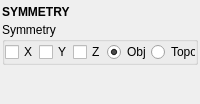
<?xml version="1.0" encoding="UTF-8"?>
<ui version="4.0">
 <class>QtUi</class>
 <widget class="QMainWindow" name="QtUi">
  <property name="enabled">
   <bool>true</bool>
  </property>
  <property name="geometry">
   <rect>
    <x>0</x>
    <y>0</y>
    <width>200</width>
    <height>104</height>
   </rect>
  </property>
  <property name="tabShape">
   <enum>QTabWidget::Triangular</enum>
  </property>
  <property name="dockNestingEnabled">
   <bool>true</bool>
  </property>
  <property name="dockOptions">
   <set>QMainWindow::AllowNestedDocks|QMainWindow::AllowTabbedDocks|QMainWindow::AnimatedDocks|QMainWindow::ForceTabbedDocks</set>
  </property>
  <widget class="QWidget" name="central_widget">
   <property name="minimumSize">
    <size>
     <width>200</width>
     <height>0</height>
    </size>
   </property>
   <layout class="QVBoxLayout" name="verticalLayout_2">
    <property name="leftMargin">
     <number>2</number>
    </property>
    <property name="topMargin">
     <number>2</number>
    </property>
    <property name="rightMargin">
     <number>2</number>
    </property>
    <property name="bottomMargin">
     <number>2</number>
    </property>
    <property name="spacing">
     <number>2</number>
    </property>
    <item>
     <layout class="QVBoxLayout" name="verticalLayout">
      <property name="spacing">
       <number>0</number>
      </property>
      <item>
       <widget class="Header" name="header">
        <property name="minimumSize">
         <size>
          <width>0</width>
          <height>20</height>
         </size>
        </property>
        <property name="font">
         <font>
          <weight>75</weight>
          <bold>true</bold>
         </font>
        </property>
        <property name="text">
         <string>SYMMETRY</string>
        </property>
       </widget>
      </item>
      <item>
       <widget class="QGroupBox" name="groupBox_2">
        <property name="title">
         <string>Symmetry</string>
        </property>
        <layout class="QGridLayout" name="gridLayout">
         <property name="leftMargin">
          <number>0</number>
         </property>
         <property name="topMargin">
          <number>0</number>
         </property>
         <property name="rightMargin">
          <number>0</number>
         </property>
         <property name="bottomMargin">
          <number>0</number>
         </property>
         <property name="spacing">
          <number>1</number>
         </property>
         <item row="0" column="3">
          <widget class="QRadioButton" name="chk004">
           <property name="enabled">
            <bool>true</bool>
           </property>
           <property name="minimumSize">
            <size>
             <width>0</width>
             <height>20</height>
            </size>
           </property>
           <property name="maximumSize">
            <size>
             <width>16777215</width>
             <height>20</height>
            </size>
           </property>
           <property name="toolTip">
            <string>Symmetry: object space (else: world space)</string>
           </property>
           <property name="text">
            <string>Obj</string>
           </property>
           <property name="iconSize">
            <size>
             <width>18</width>
             <height>18</height>
            </size>
           </property>
           <property name="checkable">
            <bool>true</bool>
           </property>
           <property name="checked">
            <bool>true</bool>
           </property>
          </widget>
         </item>
         <item row="0" column="4">
          <widget class="QRadioButton" name="chk005">
           <property name="enabled">
            <bool>true</bool>
           </property>
           <property name="minimumSize">
            <size>
             <width>0</width>
             <height>20</height>
            </size>
           </property>
           <property name="maximumSize">
            <size>
             <width>16777215</width>
             <height>20</height>
            </size>
           </property>
           <property name="toolTip">
            <string>Symmetry: By Topography</string>
           </property>
           <property name="text">
            <string>Topo</string>
           </property>
           <property name="iconSize">
            <size>
             <width>18</width>
             <height>18</height>
            </size>
           </property>
           <property name="checkable">
            <bool>true</bool>
           </property>
          </widget>
         </item>
         <item row="0" column="2">
          <widget class="QCheckBox" name="chk002">
           <property name="enabled">
            <bool>true</bool>
           </property>
           <property name="minimumSize">
            <size>
             <width>0</width>
             <height>20</height>
            </size>
           </property>
           <property name="maximumSize">
            <size>
             <width>16777215</width>
             <height>20</height>
            </size>
           </property>
           <property name="toolTip">
            <string>Symmetry: Z axis</string>
           </property>
           <property name="text">
            <string>Z</string>
           </property>
           <property name="iconSize">
            <size>
             <width>18</width>
             <height>18</height>
            </size>
           </property>
           <property name="checkable">
            <bool>true</bool>
           </property>
           <property name="checked">
            <bool>false</bool>
           </property>
          </widget>
         </item>
         <item row="0" column="1">
          <widget class="QCheckBox" name="chk001">
           <property name="enabled">
            <bool>true</bool>
           </property>
           <property name="minimumSize">
            <size>
             <width>0</width>
             <height>20</height>
            </size>
           </property>
           <property name="maximumSize">
            <size>
             <width>16777215</width>
             <height>20</height>
            </size>
           </property>
           <property name="toolTip">
            <string>Symmetry: Y axis</string>
           </property>
           <property name="text">
            <string>Y</string>
           </property>
           <property name="iconSize">
            <size>
             <width>18</width>
             <height>18</height>
            </size>
           </property>
           <property name="checkable">
            <bool>true</bool>
           </property>
           <property name="checked">
            <bool>false</bool>
           </property>
          </widget>
         </item>
         <item row="0" column="0">
          <widget class="QCheckBox" name="chk000">
           <property name="enabled">
            <bool>true</bool>
           </property>
           <property name="minimumSize">
            <size>
             <width>0</width>
             <height>20</height>
            </size>
           </property>
           <property name="maximumSize">
            <size>
             <width>16777215</width>
             <height>20</height>
            </size>
           </property>
           <property name="toolTip">
            <string>Symmetry: X axis</string>
           </property>
           <property name="text">
            <string>X</string>
           </property>
           <property name="iconSize">
            <size>
             <width>18</width>
             <height>18</height>
            </size>
           </property>
           <property name="checkable">
            <bool>true</bool>
           </property>
           <property name="checked">
            <bool>false</bool>
           </property>
          </widget>
         </item>
        </layout>
       </widget>
      </item>
      <item>
       <spacer name="verticalSpacer">
        <property name="orientation">
         <enum>Qt::Vertical</enum>
        </property>
        <property name="sizeHint" stdset="0">
         <size>
          <width>0</width>
          <height>10</height>
         </size>
        </property>
       </spacer>
      </item>
     </layout>
    </item>
   </layout>
  </widget>
 </widget>
 <customwidgets>
  <customwidget>
   <class>Header</class>
   <extends>QLabel</extends>
   <header>uitk.widgets.header.Header.h</header>
  </customwidget>
 </customwidgets>
 <resources/>
 <connections/>
 <designerdata>
  <property name="gridDeltaX">
   <number>5</number>
  </property>
  <property name="gridDeltaY">
   <number>5</number>
  </property>
  <property name="gridSnapX">
   <bool>true</bool>
  </property>
  <property name="gridSnapY">
   <bool>true</bool>
  </property>
  <property name="gridVisible">
   <bool>true</bool>
  </property>
 </designerdata>
</ui>
